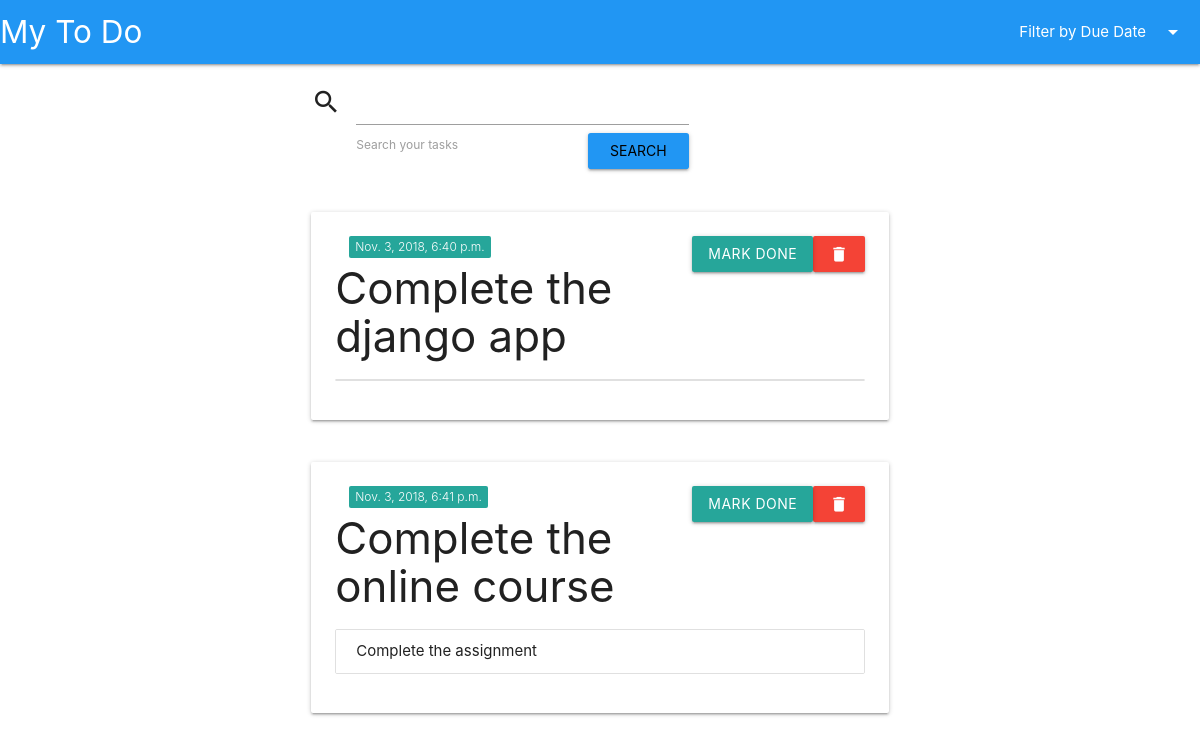
Page /?date=today on the committed database.
### tasks/models.py (models this page shows, shortened)
class Task(models.Model):
	user = models.ForeignKey('auth.User', on_delete=models.CASCADE, related_name='tasks')
	title = models.CharField(max_length=255)
	due_date = models.DateTimeField()
	done = models.BooleanField(default=False)
	deleted = models.BooleanField(default=False)
	class Meta:
		ordering = ['due_date']
	def get_delete_url(self):
		return reverse("task-delete", kwargs={"pk": self.id})
	def get_done_url(self):
		return reverse("task-done", kwargs={"pk": self.id})

class SubTask(models.Model):
	task = models.ForeignKey(Task, related_name="subtasks", on_delete=models.CASCADE)
	content = models.CharField(max_length=255)
	done = models.BooleanField(default=False)

### tasks/api/views.py (the view, shortened to what this page needs)
# urls.py: path(r'', TaskList.as_view(), name="task-list"),
class TaskList(generics.ListCreateAPIView):
	serializer_class = TaskSerializer
	queryset = Task.objects.all().filter(deleted=False)
	renderer_classes = (TemplateHTMLRenderer, )
	def get(self, request, *args, **kwargs):
		qs = self.get_queryset()
		return Response({'tasks': qs}, template_name='index.html')
	def get_queryset(self):
		queryset = Task.objects.all().filter(deleted=False)
		query = self.request.GET.get('query')
		date = self.request.GET.get('date')
		if query:
			queryset = queryset.filter(title__icontains=query)
		if date:
			if date == "today":
				queryset = queryset.filter(due_date__date=timezone.now().date())
			elif date =="overdue":
				queryset = queryset.filter(due_date__date__lt=timezone.now().date())
			elif date =="thisweek":
				queryset = queryset.filter(Q(due_date__date__gte=timezone.now().date()) & Q(due_date__date__lte=timezone.now().date() + timedelta(days=7)))
			elif date =="nextweek":
				queryset = queryset.filter(Q(due_date__date__gt=timezone.now().date() + timedelta(days=7)) & Q(due_date__date__lte=timezone.now().date() + timedelta(days=14)))
		return queryset

### tasks/templates/index.html (shortened to what this page needs)
{% load tasks_extras %}
{% load static %}
 <!DOCTYPE html>
  <html>
    <head>
      <link rel="stylesheet" href="https://cdnjs.cloudflare.com/ajax/libs/materialize/1.0.0-alpha.4/css/materialize.min.css">
    </head>
    <body>
      <nav>
        <div class="nav-wrapper blue">
          <a href="#!" class="brand-logo">My To Do</a>
          <ul class="right hide-on-med-and-down">
            <li><a class="dropdown-trigger" href="#!" data-target="dropdown1">Filter by Due Date<i class="material-icons right">arrow_drop_down</i></a></li>
          </ul>
        </div>
      </nav>
      <div class="row">
        <div class="input-field col s4 offset-s3">
          <form method="GET" action="{% url 'task-list' %}">
            <i class="material-icons prefix">search</i>
            <input id="searchby" type="text" name="query" class="validate">
            <label for="searchby">Search your tasks</label>
            <input class="waves-effect waves-light blue right btn" type="submit" name="" value="Search">
          </form>
        </div>
      </div>
      {% for task in tasks %}
       <div class="row">
        <div class="col s6 offset-s3">
          <div class="card">
            <div class="card-content">
              <span class="new badge left" data-badge-caption="{{ task.due_date }}"></span>
              <a class="waves-effect waves-light red right btn mark-deleted" data-href="{{ task.get_delete_url }}"><i class="material-icons">delete</i></a>
              {% if task.done %}
              <a class="waves-effect waves-light green right btn">Completed</a>
              {% else %}
              <a class="waves-effect waves-light right btn mark-done" data-href="{{ task.get_done_url }}">Mark Done</a>
              {% endif %}
              <h3>{{ task.title }}</h3>
               <ul class="collection">
                {% for sub_task in task.subtasks.all %}
                  <li class="collection-item">{{ sub_task.content }}</li>
                {% endfor %}
              </ul>
            </div>
          </div>
        </div>
      </div>
    {% endfor %}
    </body>
  </html>

### rows in the picture
Task: title "Complete the django app"
Task: title "Complete the online course"
SubTask: content "Complete the assignment"
